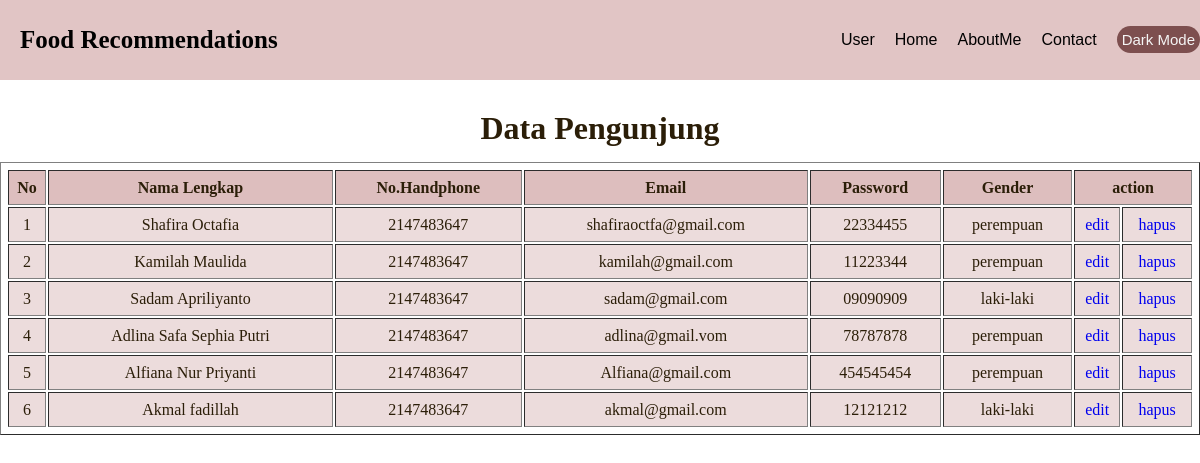
The app's page /hasilform.php with its own data.
### tables this page shows
CREATE TABLE `pengunjung` (
  `id` int(10) NOT NULL,
  `Nama` varchar(30) NOT NULL,
  `No_Handphone` int(15) NOT NULL,
  `Email` varchar(30) NOT NULL,
  `Pasword` varchar(10) NOT NULL,
  `Gender` varchar(15) NOT NULL
);

### hasilform.php (the view, shortened to what this page needs)
<?php
    require 'config.php';
    $result = mysqli_query($db, "SELECT * FROM Pengunjung");
?>
<!DOCTYPE html>
<html lang="en">
<head>
    <link rel="stylesheet" href="stylesheet.css">
</head>
<body>
  <div class="main">
    <div class="navbar">
      <div class="header-logo">
        Food Recommendations
      </div>
      <div class="nav-sub">
        <ul class="header-nav">
          <li><a class="menu" href="#" title="User">User</a></li>
          <li><a class="menu" href="index.php" title="Home">Home</a></li>
          <li><a class="menu" href="about.html" title="AboutMe">AboutMe</a></li>
          <li><a class="menu" href="#" title="Contact">Contact</a></li>
        </ul>
        <ul class="mode">
          <button class="dark" onclick="modedark()" >Dark Mode</button>
        </ul>
      </div>
    </div>
    <div class="hasil">
      <h1> Data Pengunjung </h1>
      <table border="1">
          <tr>
              <th>No</th>
              <th>Nama Lengkap</th>
              <th>No.Handphone</th>
              <th>Email</th>
              <th>Password</th>
              <th>Gender</th>
              <th colspan='2'>action</th>
          </tr>
          <?php
              $i=1;
              while($row = mysqli_fetch_array($result)){
          ?>
          <tr>
              <td><?=$i;?></td>
              <td><?=$row['Nama']?></td>
              <td><?=$row['No_Handphone']?></td>
              <td><?=$row['Email']?></td>
              <td><?=$row['Pasword']?></td>
              <td><?=$row['Gender']?></td>
              <td><a href="edit.php?id=<?=$row['id']?>">edit</a></td>
              <td><a href="hapus.php?id=<?=$row['id']?>">hapus</a></td>
          </tr>
          <?php
              $i++;
              }
          ?>
      </table>
    </div>
  </div>
</body>
</html>

### stylesheet.css (style rules this page uses)
* { margin: 0; padding: 0; text-decoration: none; }
* { margin: 0; padding: 0; box-sizing: border-box; }
body { background-image: url(https://i.pinimg.com/564x/83/a4/91/83a49178585bb176b52326f81f8ca6f0.jpg); background-repeat: no-repeat; background-size: cover; background-position: center; }
.main { margin-bottom: 0px; padding: 0px; width: 100%; height: 100%; }
.navbar { width: 100%; height: 80px; margin: 0; display: flex; align-items: center; justify-content: space-between; background-color: #ddbebee1; }
.header-logo { font-size: 25px; padding: 25px 20px; color:black; font-weight: bold; cursor: pointer; }
.nav-sub { display: flex; flex-direction: row; }
.header-nav { list-style: none; justify-content: space-between; padding: 0px 20px; color: aliceblue; }
.header-nav li { float: left; padding: 20px 0px 20px 20px; font-family:'Lucida Sans', 'Lucida Sans Regular', 'Lucida Grande', 'Lucida Sans Unicode', Geneva, Verdana, sans-serif }
.header-nav li a { text-decoration: none; color: black; }
.header-nav li::after { content: ''; height: 3px; width: 0; background: rgb(28, 24, 24); position: absolute; left: 0; bottom: -10px; transition: 0.5s; }
.mode { padding-top: 15px; }
.mode button.dark { background-color: #7d4f4f; color: #f5f5f5; }
.main button { padding: 5px; cursor: pointer; font-size: 15px; border: none; border-radius: 30px; }
.main button.dark { background-color: #7d4f4f; color: #f5f5f5; }
.hasil { display: flex; margin-top: 30px; flex-direction: column; height: 100vh; text-align: center; color:rgb(43, 30, 8); }
.hasil h1 { color: rgb(43, 30, 8); align-items: center; }
.hasil table { margin-top: 15px; padding: 5px; width: 100%; }
.hasil table th { background-color: #ddbebe; }
.hasil table tr { background-color: #ddbebe8a; height: 35px; }

### records on screen
pengunjung: Nama "Shafira Octafia", No_Handphone "2147483647", Email "shafiraoctfa@gmail.com", Pasword "22334455", Gender "perempuan"
pengunjung: Nama "Kamilah Maulida", No_Handphone "2147483647", Email "kamilah@gmail.com", Pasword "11223344", Gender "perempuan"
pengunjung: Nama "Sadam Apriliyanto", No_Handphone "2147483647", Email "sadam@gmail.com", Pasword "09090909", Gender "laki-laki"
pengunjung: Nama "Adlina Safa Sephia Putri", No_Handphone "2147483647", Email "adlina@gmail.vom", Pasword "78787878", Gender "perempuan"
pengunjung: Nama "Alfiana Nur Priyanti", No_Handphone "2147483647", Email "Alfiana@gmail.com", Pasword "454545454", Gender "perempuan"
pengunjung: Nama "Akmal fadillah", No_Handphone "2147483647", Email "akmal@gmail.com", Pasword "12121212", Gender "laki-laki"
